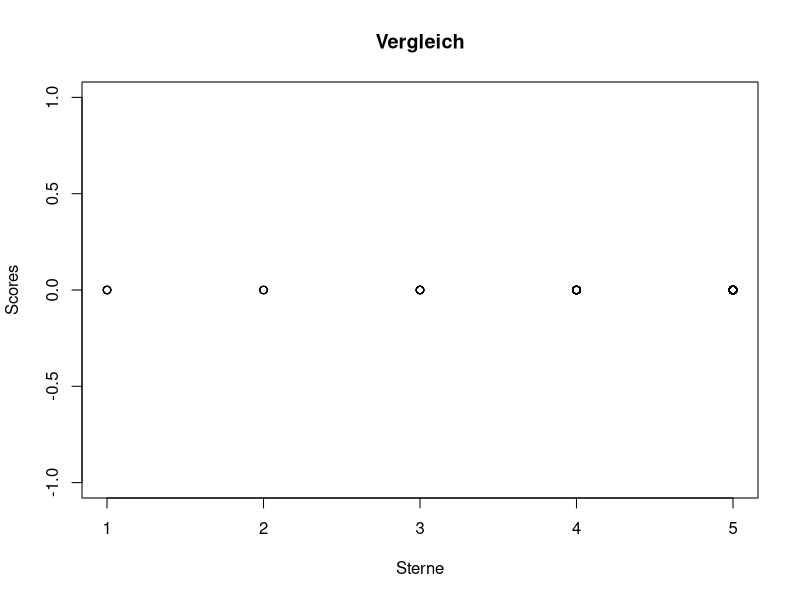

Source code (R): (Note: this script raises an error after producing the figure.)
# Sentiment Analysis 

setwd("/home/wei/Dropbox/Master Arbeit/reviewMA/Sentiment_Analyse") 
pdf("gesammt_de_sentiment.pdf")
sink("gesammt_de_sentiment.txt", append=TRUE)

PandN_words <-readLines("SentiWS.txt", encoding = "UTF-8")
PandN_words <-unlist(strsplit(PandN_words, ","))
PandN_words <- tolower(PandN_words)
#PandN_number=dim(PandN_words)[1]
require(plyr)
require(stringr)
library(tm)


score.sentiment = function(sentences, PandN_words, .progress='none')
         { 
          require(plyr)
          require(stringr)
           scores = laply(sentences, function(sentence, PandN_words) 
           {
            docs <- Corpus(VectorSource(sentence))
            ###
            ### Text transformation
            ###
            toSpace <- content_transformer(function (x , pattern ) gsub(pattern, " ", x))
            docs <- tm_map(docs, toSpace, "/")
            docs <- tm_map(docs, toSpace, "@")
            docs <- tm_map(docs, toSpace, "\\|")

            ###
            ### Cleaning the text
            ###
            # Convert the text to lower case
            docs <- tm_map(docs, content_transformer(tolower))

            # Remove numbers
            docs <- tm_map(docs, removeNumbers)

            # Remove common stopwords
            docs <- tm_map(docs, removeWords, stopwords("german"))

            # Remove your own stop word
            # specify your stopwords as a character vector
            docs <- tm_map(docs, removeWords, c("schon", "beim")) 

            # Remove punctuations
            docs <- tm_map(docs, removePunctuation)

            # Eliminate extra white spaces
            docs <- tm_map(docs, stripWhitespace)

            # Text stemming
            docs <- tm_map(docs,stemDocument,language="german")
            dataframe<-data.frame(text=unlist(sapply(docs, `[`, "content")), stringsAsFactors=F)
            word.list = str_split(dataframe, '\\s+')
            # sometimes a list() is one level of hierarchy too much
            words = unlist(word.list)
            scoreNumber = 0
            for (word in words) {
                result = match(word, PandN_words)
                if(!is.na(result)){
                       id = as.numeric(result) + 1
                       scoreNumber = scoreNumber + as.numeric(PandN_words[id])
                }
            }
            return(scoreNumber)
           }, 
         PandN_words, .progress=.progress )
         scores.df = data.frame(score=scores, text=sentences)
         return(scores.df)
        }

    # and to see if it works, there should be a score...either in German or in English

#sample <- c("ich liebe dich. du bist wunderbar",
#            "Ich hasse dich, geh sterben!", 
#            "gut gutes schlecht positives Ware .",
#            "nicht mehr kaufen best glücklich.")
#(test.sample <- score.sentiment(sample, PandN_words))

Daten <-read.csv("gesammt_de.csv", header=TRUE,fileEncoding = "UTF-8", sep = ",")
n=dim(Daten)[1]

###
### Select comments
###
Comments <- matrix(1,n,1)
for (i in 1:n){
  if (Daten[i,6]>=0){  
    Comments[i]=paste(Daten[i,7],Daten[i,8]) 
                    }
              }


a <- score.sentiment(Comments, PandN_words)
Scores=a$score


Sterne=Daten[,6]
plot(Sterne,Scores)
title("Vergleich")
Scores
print("Mean")
mean(Sterne)
mean(Scores)
print("Median")
median(Sterne, na.rm = FALSE)
median(Scores, na.rm = FALSE)
print("Varianz")
var(Sterne)
var(Scores)
print("Standardabweichung")
sd(Sterne)
sd(Scores)
print("Korrelationskoeffizient")
#cov(Scores,Sterne)
cor(Scores,Sterne)
t.test(Sterne)
t.test(Scores)
shapiro.test(Sterne)
shapiro.test(Scores)
qqnorm(Sterne)
qqline(Sterne)
qqnorm(Scores)
qqline(Scores)
#table(Sterne, Scores)
x <- table(Scores,Sterne)
dataSet<-data.frame(Scores,Sterne)
# Write CSV in R
write.csv(x, file = "gesammtErgebnis_de.csv", na="")
h<-hist(dataSet$Scores, breaks=nrow(x),col="gray",main="Die Ergebnisse von deutschen OCRs in Frequenz", xlab="Polarität von OCRs durch Sentiment Analyse", ylab="Frequenz")
mtext("Blau ist die Gaußverteilungskurve",col="blue")
xfit <- seq(min(dataSet$Scores),max(dataSet$Scores),length=nrow(x))
yfit <- dnorm(xfit, mean = mean(dataSet$Scores), sd=sd(dataSet$Scores))
yfit<-yfit*diff(h$mids[1:3])*length(dataSet$Scores)
lines(xfit, yfit, col = "blue", lwd =2)
box()

hist(dataSet$Scores, breaks=nrow(x),freq=FALSE,col="gray",main="Die Ergebnisse von deutschen OCRs in Dichte", xlab="Polarität von OCRs durch Sentiment Analyse", ylab="Dichte")
mtext("Rot ist die Dichteverteilungskurve",col="red")
lines(density(dataSet$Scores), col="red", lwd=2)
box()
library(coin)
wilcox.test(Scores,Sterne,data=dataSet,alternative ="less", distribution ="exact")
sink()
dev.off()
